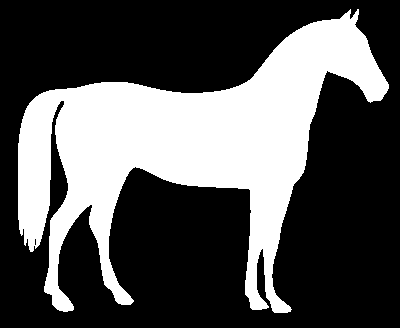
#> input picture 9.0/chevalnb.png, 400 x 328 px
$ python projet.py
#> lines starting #> are read from the running program, lines starting #| are printed output that depends on the picture; after the words box and inside, x2 and y2 are one past the last pixel; in counts of white or black regions, pixels touching at a corner belong together
from skimage import io
import matplotlib.pyplot as plt
import numpy as np

def out(image):
    i=0
    f=open('out.txt','w')
    while i<len(image):
        j=0
        while j<len(image[1]):
            f.write(str(image[i,j]) + " ")
            if j==len(image[1])-1 :
                f.write("\n")
            j=j+1
        i=i+1
    f.close()

image = io.imread("chevalnb.png")
#> image: shape (328, 400); values 0 (black) and 1 (white), 33.1% white; 1 white region, box (x1, y1, x2, y2) and area: (18, 9, 389, 313) 43412
image = image.astype(int)
x=(len(image))
#> x = 328
y=(len(image[0]))
#> y = 400
print(x,y)
#| 328 400
prio=np.zeros((x,y),dtype=int)
priohg= np.zeros((x,y),dtype=int)
priohd= np.zeros((x,y),dtype=int)
print(prio)
#> (printed output is left out)
for i in range (1,x):
	for j in range (1,y):
		if (image[i][j]==1 and (priohg[i-1][j]==0 or priohg[i][j-1]==0)):
			priohg[i][j]=1
		elif (image[i][j]==1 and (priohg[i-1][j]>0 and priohg[i][j-1]>0)):
			priohg[i][j]=min(priohg[i-1][j],priohg[i][j-1])+1
		if (image[i][y-j]==1 and (priohd[i-1][y-j]==0 or priohd[i][y-j+1]==0)):
			priohd[i][y-j]=1
		elif (image[i][y-j	]==1 and (priohd[i-1][y-j]>0 and priohd[i][y-j+1]>0)):
			priohd[i][y-j]=min(priohd[i-1][y-j],priohd[i][y-j+1])+1
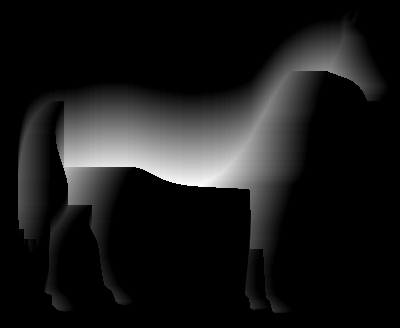
#> priohd: shape (328, 400) int64; min 0, max 94, mean 9.5; drawn with min black and max white
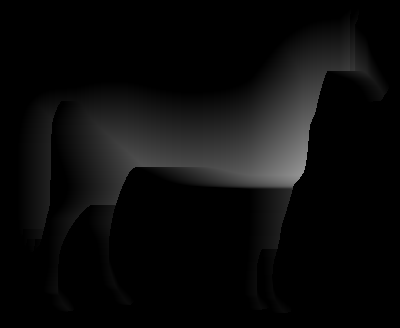
#> priohg: shape (328, 400) int64; min 0, max 147, mean 11.2


for i in range (0,x):
	for j in range (0,y):
		prio[i][j]=min(priohg[i][j],priohd[i][j])
		print(priohg[i][j],priohd[i][j],min(priohg[i][j],priohd[i][j]))
#> this loop made 328 passes
#> (printed output is left out)
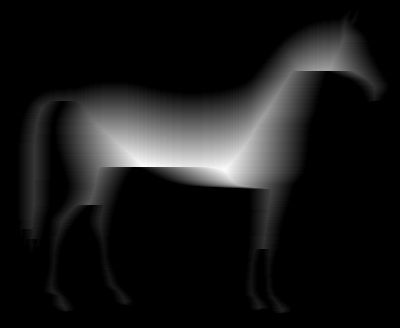
#> prio: shape (328, 400) int64; min 0, max 81, mean 7.6; drawn with min black and max white
print(prio)
out(prio)
#> after the loop in out, `while i<len(image):`: i = 328


# [5 lines of commented-out code are left out]
